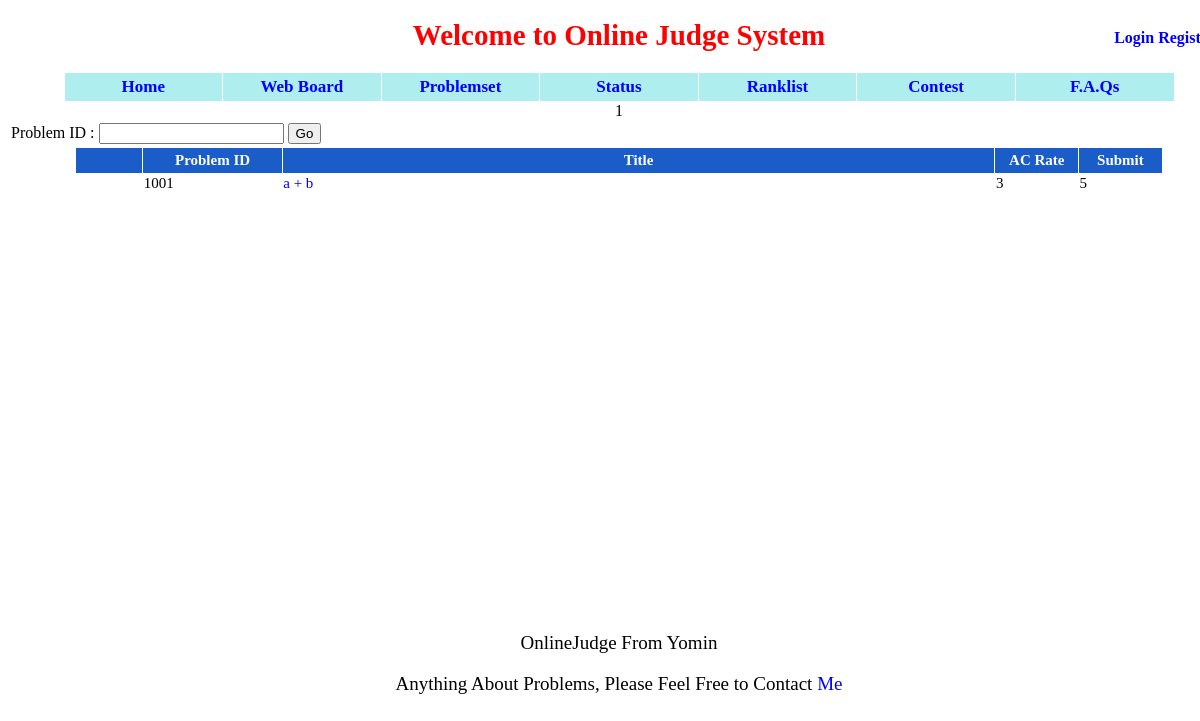
The app's page /problemset/, older data.
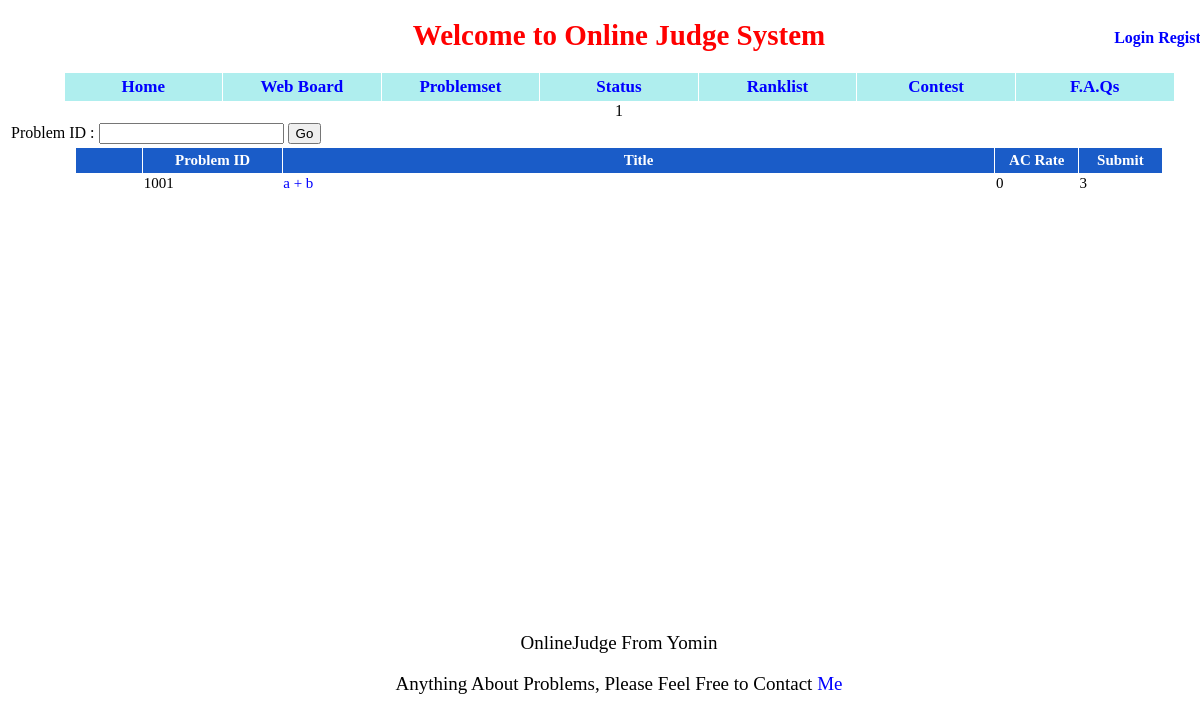
The same page, newer data.
### appfile/models.py (models this page shows, shortened)
class Problem(db.Model):
    pid = db.Column(db.Integer, primary_key=True)
    title = db.Column(db.String(299))
    description = db.Column(db.Text)
    pinput = db.Column(db.Text)
    poutput = db.Column(db.Text)
    sinput = db.Column(db.Text)
    soutput = db.Column(db.Text)
    hint = db.Column(db.Text)
    time_limit = db.Column(db.Integer)
    memory_limit = db.Column(db.Integer)
    ac_count = db.Column(db.Integer, default = 0)
    submit_count = db.Column(db.Integer, default = 0)
    visable = db.Column(db.Boolean, default = True)

### appfile/views.py (the view)
@app.route('/problemset/')
@app.route('/problemset/page=<int:page>/')
def problemset(page = 1):
    form = SearchProblemForm()
    problem_list = Problem.query.filter_by(visable = True).order_by(Problem.pid).paginate(page,MAX_PROBLEM_NUM_ONE_PAGE, False )
    return render_template('problemset.html', page=page, problem_list = problem_list, form = form)

### appfile/forms.py
class SearchProblemForm(Form):
    pid = IntegerField('Problem ID')

### appfile/views.py (called while the page is built)
@app.before_request
def before_request():
    g.user = current_user
    if g.user.is_authenticated():
        g.url = url_for('userinfo',userID = g.user.userID)

### appfile/templates/problemset.html (shortened to what this page needs)
{% extends "base.html" %}
{% block content %}
<center>
    {% for i in problem_list.iter_pages() %}
        {% if i == page %}
            {{ i }}
        {% else %}
            <a href={{ url_for('problemset', page = i) }}> {{ i }} </a>
        {% endif %}
    {% endfor %}
</center>
<form action={{ url_for('search_problem') }} method="POST">
    <table class="center">
        <tr>
            <td> Problem ID : </td>
            <td> {{ form.pid(size=7) }} </td>
            <td><button type="submit"> Go </button></td>
        </tr>
    </table>
</form>
<table id = "problemset">
    <tr>
        <th id="ps_is_ac"></th>
        <th id="ps_pid"> Problem ID </th>
        <th id="ps_title"> Title </th>
        <th id="ps_ac"> AC Rate </th>
        <th id="ps_submit"> Submit </th>
    </tr>
    {% for problem in problem_list.items %}
            <tr style={{ loop.cycle('',"background-color:#D7EBFF") }}>
                <td></td>
                <td> {{ problem.pid + 1000 }} </td>
                <td align="left"><a href={{ url_for('show_problem', pid = problem.pid) }}> {{ problem.title }} </a></td>
                <td>{{ problem.ac_count }}</td>
                <td>{{ problem.submit_count }}</td>
            </tr>
    {% endfor %}
</table>
{% endblock %}

Row changes from the older to the newer data that the page shows:
changed Problem "1001": ac_count "3" → "0"; submit_count "5" → "3"
